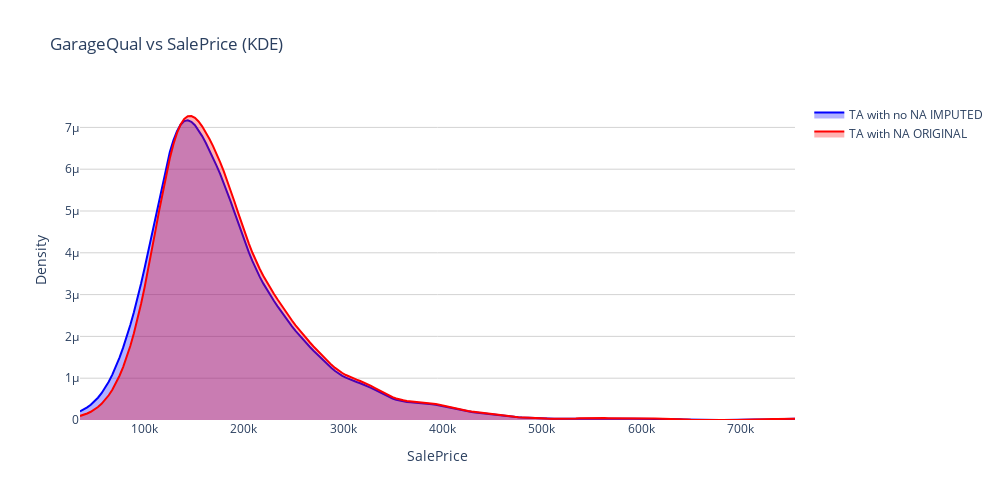

The code cell stored with this chart in its notebook:
### Code cell
garage_ta = df.filter(pl.col('GarageQual') == 'TA').select('SalePrice').to_series().to_pandas()    # now this stores the column where there is no null values in it we are replaced the null values above

x_vals = np.linspace(min(garage_ta.min(), temp.min()),
                     max(garage_ta.max(), temp.max()),200)

kde_ta = gaussian_kde(garage_ta)(x_vals)
kde_na = gaussian_kde(temp)(x_vals)

fig = go.Figure()

fig.add_traces(go.Scatter(
    x = x_vals, 
    y = kde_ta,
    name = 'TA with no NA IMPUTED',
    mode = 'lines',
    fill = 'tozeroy',
    line = dict(color = 'blue'),
    fillcolor = 'rgba(0,0,255,0.3)'
))

fig.add_traces(go.Scatter(
    x = x_vals,
    y = kde_na, 
    name = 'TA with NA ORIGINAL',
    mode = 'lines',
    fill = 'tozeroy',
    line = dict(color = 'red'),
    fillcolor = 'rgba(255,0,0,0.3)'
))

fig.update_layout(
    title = 'GarageQual vs SalePrice (KDE)',
    xaxis_title = 'SalePrice',
    yaxis_title = 'Density',
    width = 1000,
    height = 500,
    plot_bgcolor = 'white',
    yaxis = dict(showgrid = True, gridcolor = 'lightgray'), 
    xaxis = dict(showgrid = False)
)

fig.show()

### Figure 1 — Plotly figure (JSON) as saved in the notebook; plotly's stock layout.template omitted (floating-point values rounded to 4 significant figures; data arrays with more than 128 entries replaced by an {"elided": "..."} marker saying what was removed)
{"data": [{"fill": "tozeroy", "fillcolor": "rgba(0,0,255,0.3)", "line": {"color": "blue"}, "mode": "lines", "name": "TA with no NA IMPUTED", "type": "scatter", "x": {"elided": "200 float values"}, "y": {"elided": "200 float values"}}, {"fill": "tozeroy", "fillcolor": "rgba(255,0,0,0.3)", "line": {"color": "red"}, "mode": "lines", "name": "TA with NA ORIGINAL", "type": "scatter", "x": {"elided": "200 float values"}, "y": {"elided": "200 float values"}}], "layout": {"height": 500, "plot_bgcolor": "white", "title": {"text": "GarageQual vs SalePrice (KDE)"}, "width": 1000, "xaxis": {"showgrid": false, "title": {"text": "SalePrice"}}, "yaxis": {"gridcolor": "lightgray", "showgrid": true, "title": {"text": "Density"}}}}
